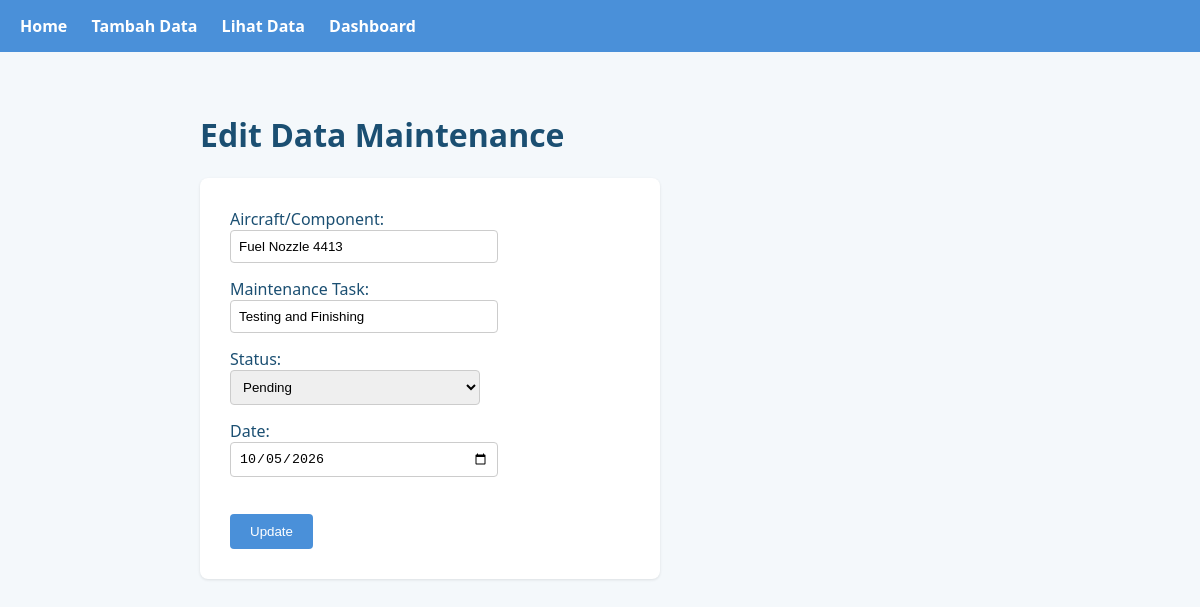
The app's page /edit/4 with its own data.
### tables this page shows
CREATE TABLE maintenance (
    id INTEGER PRIMARY KEY AUTOINCREMENT,
    aircraft TEXT NOT NULL,
    task TEXT NOT NULL,
    status TEXT NOT NULL,
    date TEXT NOT NULL
);

### Aircraft Maintenance Tracker.py (the view, shortened to what this page needs)
@app.route("/edit/<int:id>", methods=["GET", "POST"])
def edit_maintenance(id):
    conn = sqlite3.connect("maintenance.db")
    cursor = conn.cursor()
    cursor.execute("SELECT * FROM maintenance WHERE id=?", (id,))
    item = cursor.fetchone()
    conn.close()
    return render_template("edit_maintenance.html", item=item)

### templates/edit_maintenance.html (shortened to what this page needs)
<!DOCTYPE html>
<html>
<head>
    <link rel="stylesheet" href="{{ url_for('static', filename='style.css') }}">
</head>
<body>
    <nav>
        <a href="/">Home</a>
        <a href="/add">Tambah Data</a>
        <a href="/view">Lihat Data</a>
        <a href="/dashboard">Dashboard</a>
    </nav>
    <div class="container">
        <h1>Edit Data Maintenance</h1>
        <form method="POST" class="form-card">
            <label>Aircraft/Component:</label><br>
            <input type="text" name="aircraft" value="{{ item[1] }}"><br>
            <label>Maintenance Task:</label><br>
            <input type="text" name="task" value="{{ item[2] }}"><br>
            <label>Status:</label><br>
            <select name="status">
                <option value="Pending" {% if item[3] == "Pending" %}selected{% endif %}>Pending</option>
            </select><br>
            <label>Date:</label><br>
            <input type="date" name="date" value="{{ item[4] }}"><br><br>
            <button type="submit">Update</button>
        </form>
    </div>
</body>
</html>

### static/style.css (style rules this page uses)
body { font-family: 'Segoe UI', sans-serif; background-color: #F4F8FB; color: #1B4F72; margin: 0; padding: 0; }
nav { background-color: #4A90D9; padding: 15px 20px; }
nav a { color: white; text-decoration: none; margin-right: 20px; font-weight: bold; }
.container { max-width: 800px; margin: 0 auto; padding: 40px 30px; }
form input, form select { padding: 8px; margin-bottom: 15px; width: 250px; border: 1px solid #ccc; border-radius: 4px; }
button { background-color: #4A90D9; color: white; border: none; padding: 10px 20px; border-radius: 4px; cursor: pointer; }
.form-card { background-color: white; padding: 30px; border-radius: 8px; box-shadow: 0 1px 3px rgba(0,0,0,0.1); max-width: 400px; }

### records on screen
maintenance: aircraft "Fuel Nozzle 4413", task "Testing and Finishing", status "Pending", date "10/05/2026"
